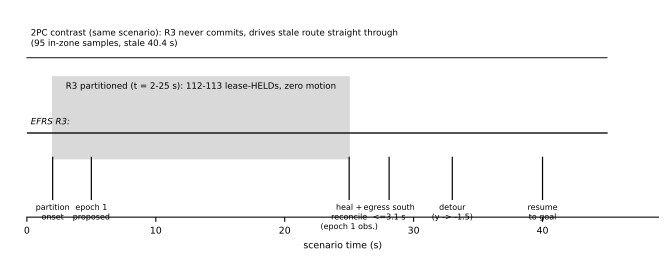

Source code (Python):
"""Fig4: Gazebo witness timeline (real timestamps from T1/Q evidence).
T1 witness: R3 partitioned t=2->25 s; epoch 1 (north KEEP_OUT x in
[4,8], y in [0,2]) proposed t=5 s; R3 lease-HELD 112x; heal t=25 s;
reconcile (epoch 1 observed); egress south <=3.0 s; detour; resume.
T13a Q: same shape; R3 lease-HELD 112-113x; egress <=3.1 s;
detour (y -> -1.5); runner stale 58-130 ms. 2PC contrast: 40.4 s
straight-through, 95 in-zone samples (T1 wit-2pc6/7/8).
Timeline below uses the T1 origins (t=2/5/25 s); T13a bounds annotated.
"""
import matplotlib
matplotlib.use("PDF")
import matplotlib.pyplot as plt

plt.rcParams.update({"font.size": 7, "font.family": "sans-serif"})
fig, ax = plt.subplots(figsize=(7.0, 2.9))
ax.set_xlim(0, 49)
ax.set_ylim(0, 4.4)
ax.set_xlabel("scenario time (s)", fontsize=7)
ax.set_yticks([])
for spine in ("top", "right", "left"):
    ax.spines[spine].set_visible(False)

# partition band t=2..25
ax.axvspan(2, 25, 0.30, 0.72, color="#d9d9d9", alpha=1.0, zorder=0)
ax.text(13.5, 2.9, "R3 partitioned (t = 2-25 s): 112-113 lease-HELDs, "
        "zero motion", ha="center", fontsize=6.5)
# markers
events = [
    (2, 1.6, "partition\nonset"),
    (5, 1.6, "epoch 1\nproposed"),
    (25, 1.6, "heal +\nreconcile\n(epoch 1 obs.)"),
    (28.1, 1.6, "egress south\n<=3.1 s"),
    (33, 1.6, "detour\n(y -> -1.5)"),
    (40, 1.6, "resume\nto goal"),
]
for t, y, lab in events:
    ax.plot([t, t], [0.4, 1.35], color="black", lw=0.9)
    ax.text(t, 0.32, lab, ha="center", va="top", fontsize=6)
# main timeline
ax.plot([0, 45], [1.9, 1.9], color="black", lw=1.0)
# 2PC contrast lane
ax.plot([0, 45], [3.6, 3.6], color="black", lw=0.7)
ax.text(0.3, 3.8, "2PC contrast (same scenario): R3 never commits, "
        "drives stale route straight through\n(95 in-zone samples, "
        "stale 40.4 s)", ha="left", va="bottom", fontsize=6.5)
ax.text(0.3, 2.05, "EFRS R3:", ha="left", va="bottom", fontsize=6.5,
        style="italic")

ax.text(22.5, 0.02,
        "Fig. 4. Physical witness timeline (real origins; T13a bounds).",
        ha="center", fontsize=6.5, style="italic",
        transform=ax.transAxes)
fig.subplots_adjust(left=0.04, right=0.98, top=0.92, bottom=0.22)
fig.savefig("/Users/yulecai/Desktop/RuleSync-Fleet/efrs-paper/figures/fig4_witness_timeline.pdf")
fig.savefig("/Users/yulecai/Desktop/RuleSync-Fleet/efrs-paper/figures/fig4_witness_timeline.svg")
print("fig4 ok")
